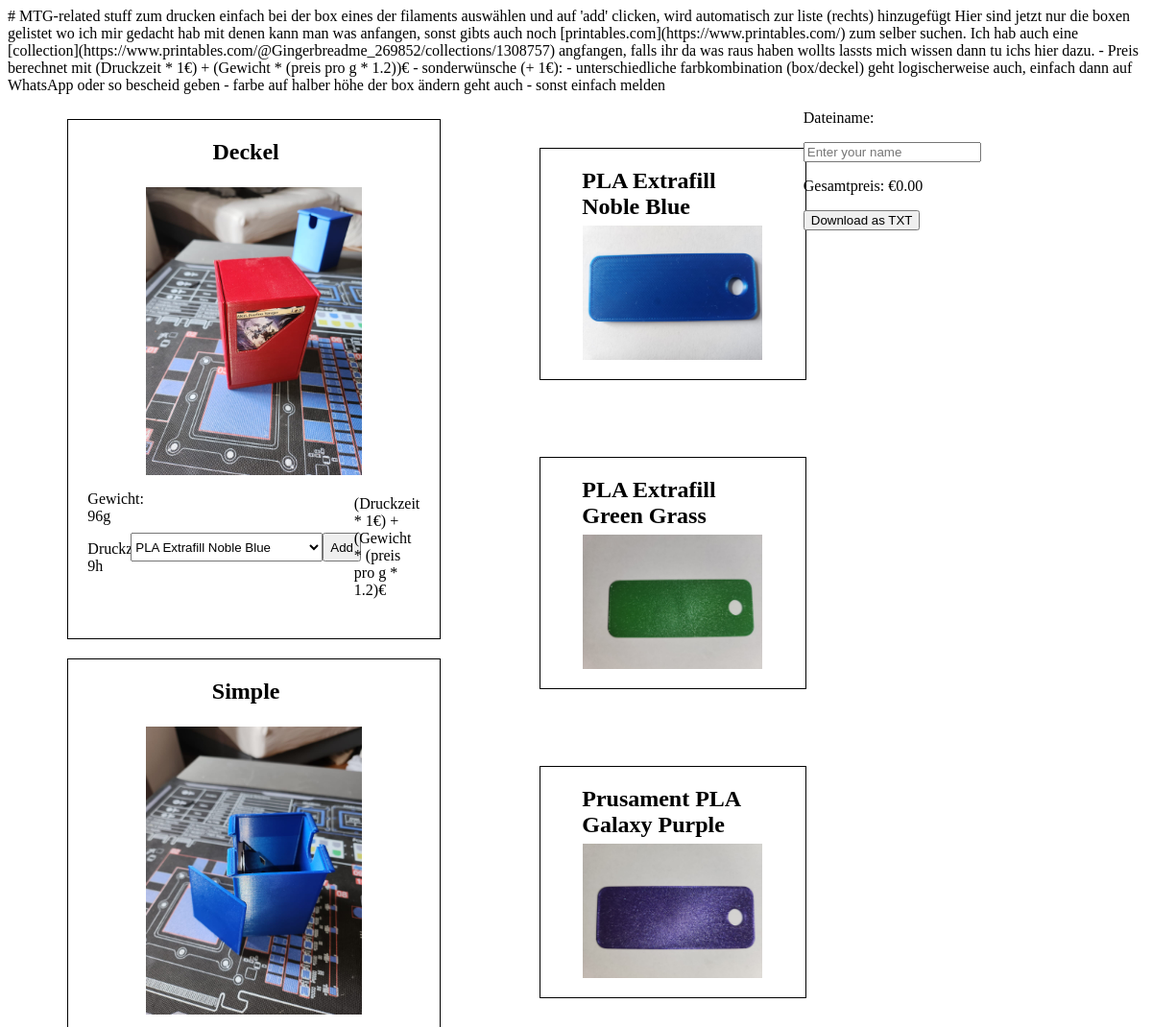
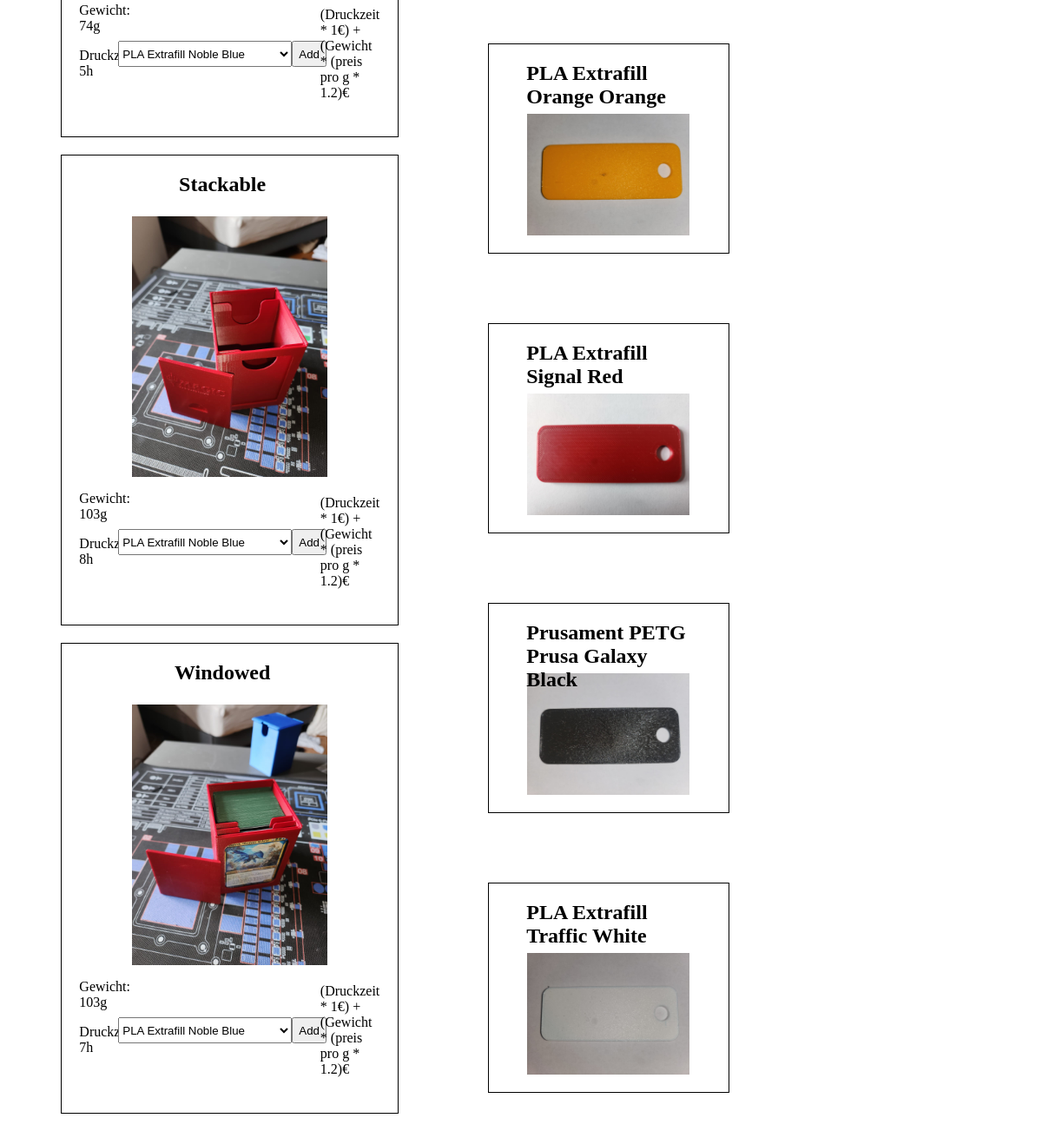
The page / on the database its author committed (2 pictures, top to bottom).
### boxes/models.py (models this page shows, shortened)
class Box(models.Model):
    name = models.CharField(max_length = 200)
    description = models.CharField(max_length = 1000)
    weight = models.IntegerField()
    print_time = models.IntegerField()
    image = models.ImageField(upload_to='boxes')

class Filament(models.Model):
    name = models.CharField(max_length = 200)
    color = models.CharField(max_length = 200)
    price_per_kg = models.FloatField()
    image = models.ImageField(upload_to='filaments')

### boxes/views.py (the view)
# urls.py: path('', views.index, name='index')
def index(request):
    boxes = Box.objects.order_by("name")
    filaments = Filament.objects.order_by("color")
    for i in boxes:
        print (i.name)
    context = {
        "boxes" : boxes,
        "filaments" : filaments,
    }
    return render(request, "boxes/index.html", context)

### boxes/templates/boxes/index.html (shortened to what this page needs)
<!DOCTYPE html>
<html lang="en">
  <head>
    <link rel="stylesheet" href="{{ STATIC_URL }}style.css">
  </head>
  <body>
    <md-block>
      # MTG-related stuff zum drucken
      einfach bei der box eines der filaments auswählen und auf 'add' clicken, wird automatisch zur liste (rechts) hinzugefügt
      Hier sind jetzt nur die boxen gelistet wo ich mir gedacht hab mit denen kann man was anfangen, sonst gibts auch noch [printables.com](https://www.printables.com/) zum selber suchen.
      Ich hab auch eine [collection](https://www.printables.com/@Gingerbreadme_269852/collections/1308757) angfangen, falls ihr da was raus haben wollts lassts mich wissen dann tu ichs hier dazu.
      - Preis berechnet mit (Druckzeit * 1€) + (Gewicht * (preis pro g * 1.2))€
      - sonderwünsche (+ 1€):
	- unterschiedliche farbkombination (box/deckel) geht logischerweise auch, einfach dann auf WhatsApp oder so bescheid geben
	- farbe auf halber höhe der box ändern geht auch
	- sonst einfach melden
    </md-block>
    <main class="content">
      {% if boxes %}
	<ul class="boxList">
	  {% for box in boxes %}
	    <div class="boxItem">
	      <div class="boxHeading"> <h2> {{box.name }} </h2> </div>
	      <img src="{{ box.image.url }}" class="boxImage"/>
	      <div class="description">
		<p> Gewicht: <span class="boxWeight">{{ box.weight }}g </span> </p>
		<p> Druckzeit: <span class="boxPrintTime">{{ box.print_time }}h </span></p>
	      </div>
	      <div class="selection">
		<select class="filament-dropdown">
		  {% for filament in filaments %}
		    <option value="{{filament.id}}" data-price-per-kg="{{ filament.price_per_kg}}">{{filament.name}}</option>
		  {% endfor %}
		</select>
		<button class="add-to-list">Add</button>
	      </div>
	      <div class="calculated-price-preview"
		<p> (Druckzeit * 1€) + (Gewicht * (preis pro g * 1.2)€</p>
	      </div>
	    </div>
	{% endfor %}
	</ul>
      {% else %}
	      <p> No Boxes here </p>
      {% endif %}
      {% if filaments %}
        <ul class="filamentList">
	  {% for filament in filaments %}
	    <div class="filamentItem">
	      <div class="boxHeading"><h2> {{filament.name}} </h2></div>
	      <img class="filamentImage" src="{{filament.image.url}}" class="filamentImage"/>
	    </div>
	  {% endfor %}
	</ul>
      {% else %}
	      <p> No Filaments here </p>
      {% endif %}
	<div class="summary">
	    <p>Dateiname:</p>
            <input type="text" id="list-name" placeholder="Enter your name">
            <p>Gesamtpreis: <span id="total-price">€0.00</span></p>
            <button id="download-btn">Download as TXT</button>
        </div>
    </main>
  </body>
</html>

### boxes/static/style.css (style rules this page uses)
h2 { margin: 0; }
.content { display: grid; grid-template-columns: 40% 30% 30%; }
.boxList { grid-column: 1/2; display: flex; flex-direction: column; align-items: center; }
.filamentList { grid-column: 2/3; display: flex; flex-direction: column; align-items: center; flex-wrap: wrap; }
.boxItem { border: 1px solid black; margin: 10px; width: 80%; height: 500px; padding: 20px; display: grid; grid-template-rows: 10% 60% 30%; grid-template-columns: 15% 65% 20%; }
.filamentItem { border: 1px solid black; margin: 40px; width: 75%; height: 200px; padding: 20px; display: grid; grid-template-rows: 30% 70%; grid-template-columns: 10% 80% 10%; }
.boxHeading { grid-column: 2/3; grid-row: 1/2; display: flex; justify-content: center; align-content: center; }
.boxImage { grid-column: 1/4; grid-row: 2/3; height: 100%; justify-self: center; align-self: center; z-index: -1; }
.filamentImage { grid-column: 2/3; grid-row: 2/3; height: 100%; justify-self: center; align-self: bottom; z-index: -1; }
.description { grid-column: 1/2; grid-row: 3/4; }
.selection { grid-column: 2/3; grid-row: 3/4; display:flex; justify-content: center; align-items: center; }
.filament-dropdown { width: 200px; height: 30px; }
.calculated-price-preview { grid-column: 3/4; grid-row: 3/4; display: flex; justify-content: center; align-items: center; }
.add-to-list { width: 50px; height: 30px; }

### boxes/templates/boxes/index.html (style rules this page uses)
h2 { margin: 0; }
.content { display: grid; grid-template-columns: 40% 30% 30%; }
.boxList { grid-column: 1/2; display: flex; flex-direction: column; align-items: center; }
.filamentList { grid-column: 2/3; display: flex; flex-direction: column; align-items: center; flex-wrap: wrap; }
.boxItem { border: 1px solid black; margin: 10px; width: 80%; height: 500px; padding: 20px; display: grid; grid-template-rows: 10% 60% 30%; grid-template-columns: 15% 65% 20%; }
.filamentItem { border: 1px solid black; margin: 40px; width: 75%; height: 200px; padding: 20px; display: grid; grid-template-rows: 30% 70%; grid-template-columns: 10% 80% 10%; }
.boxHeading { grid-column: 2/3; grid-row: 1/2; display: flex; justify-content: center; align-content: center; }
.boxImage { grid-column: 1/4; grid-row: 2/3; height: 100%; justify-self: center; align-self: center; z-index: -1; }
.filamentImage { grid-column: 2/3; grid-row: 2/3; height: 100%; justify-self: center; align-self: bottom; z-index: -1; }
.description { grid-column: 1/2; grid-row: 3/4; }
.selection { grid-column: 2/3; grid-row: 3/4; display:flex; justify-content: center; align-items: center; }
.filament-dropdown { width: 200px; height: 30px; }
.calculated-price-preview { grid-column: 3/4; grid-row: 3/4; display: flex; justify-content: center; align-items: center; }
.add-to-list { width: 50px; height: 30px; }

### rows shown on the page
Box: name "Deckel", image (picture), weight "96", print_time "9"
Box: name "Simple", image (picture), weight "74", print_time "5"
Box: name "Stackable", image (picture), weight "103", print_time "8"
Box: name "Windowed", image (picture), weight "103", print_time "7"
Filament: name "PLA Extrafill Noble Blue", image (picture)
Filament: name "PLA Extrafill Green Grass", image (picture)
Filament: name "Prusament PLA Galaxy Purple", image (picture)
Filament: name "PLA Extrafill Orange Orange", image (picture)
Filament: name "PLA Extrafill Signal Red", image (picture)
Filament: name "Prusament PETG Prusa Galaxy Black", image (picture)
Filament: name "PLA Extrafill Traffic White", image (picture)

### other values the page prints
form field value "PLA Extrafill Noble Blue"
